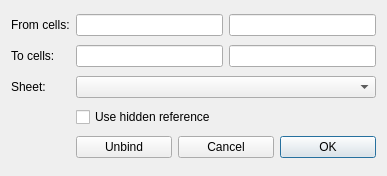
<?xml version="1.0" encoding="UTF-8"?>
<ui version="4.0">
 <class>DlgBindSheet</class>
 <widget class="QDialog" name="DlgBindSheet">
  <property name="geometry">
   <rect>
    <x>0</x>
    <y>0</y>
    <width>387</width>
    <height>176</height>
   </rect>
  </property>
  <property name="windowTitle">
   <string>Bind Spreadsheet Cells</string>
  </property>
  <layout class="QGridLayout" name="gridLayout">
   <item row="0" column="0">
    <widget class="QLabel" name="label_2">
     <property name="text">
      <string>From cells:</string>
     </property>
    </widget>
   </item>
   <item row="0" column="1">
    <widget class="QLineEdit" name="lineEditFromStart"/>
   </item>
   <item row="0" column="2">
    <widget class="QLineEdit" name="lineEditFromEnd"/>
   </item>
   <item row="1" column="0">
    <widget class="QLabel" name="label_3">
     <property name="text">
      <string>To cells:</string>
     </property>
    </widget>
   </item>
   <item row="1" column="1">
    <widget class="Gui::ExpressionLineEdit" name="lineEditToStart"/>
   </item>
   <item row="1" column="2">
    <widget class="Gui::ExpressionLineEdit" name="lineEditToEnd"/>
   </item>
   <item row="2" column="0">
    <widget class="QLabel" name="label">
     <property name="text">
      <string>Sheet:</string>
     </property>
    </widget>
   </item>
   <item row="3" column="1" colspan="2">
    <widget class="QCheckBox" name="checkBoxHREF">
     <property name="toolTip">
      <string>Use hidden reference not avoid creating a depdenecy with referenced object. Use with caution!</string>
     </property>
     <property name="text">
      <string>Use hidden reference</string>
     </property>
    </widget>
   </item>
   <item row="4" column="1" colspan="2">
    <layout class="QHBoxLayout" name="horizontalLayout_5">
     <item>
      <widget class="QPushButton" name="btnDiscard">
       <property name="text">
        <string>Unbind</string>
       </property>
      </widget>
     </item>
     <item>
      <widget class="QPushButton" name="btnCancel">
       <property name="text">
        <string>Cancel</string>
       </property>
      </widget>
     </item>
     <item>
      <widget class="QPushButton" name="btnOk">
       <property name="text">
        <string>OK</string>
       </property>
       <property name="default">
        <bool>true</bool>
       </property>
      </widget>
     </item>
    </layout>
   </item>
   <item row="2" column="1" colspan="2">
    <widget class="QComboBox" name="comboBox"/>
   </item>
  </layout>
 </widget>
 <customwidgets>
  <customwidget>
   <class>Gui::ExpressionLineEdit</class>
   <extends>QLineEdit</extends>
   <header location="global">Gui/ExpressionCompleter.h</header>
  </customwidget>
 </customwidgets>
 <tabstops>
  <tabstop>lineEditFromStart</tabstop>
  <tabstop>lineEditFromEnd</tabstop>
  <tabstop>lineEditToStart</tabstop>
  <tabstop>lineEditToEnd</tabstop>
  <tabstop>comboBox</tabstop>
  <tabstop>checkBoxHREF</tabstop>
  <tabstop>btnOk</tabstop>
  <tabstop>btnCancel</tabstop>
  <tabstop>btnDiscard</tabstop>
 </tabstops>
 <resources/>
 <connections>
  <connection>
   <sender>btnOk</sender>
   <signal>clicked()</signal>
   <receiver>DlgBindSheet</receiver>
   <slot>accept()</slot>
   <hints>
    <hint type="sourcelabel">
     <x>334</x>
     <y>152</y>
    </hint>
    <hint type="destinationlabel">
     <x>193</x>
     <y>87</y>
    </hint>
   </hints>
  </connection>
  <connection>
   <sender>btnCancel</sender>
   <signal>clicked()</signal>
   <receiver>DlgBindSheet</receiver>
   <slot>reject()</slot>
   <hints>
    <hint type="sourcelabel">
     <x>243</x>
     <y>152</y>
    </hint>
    <hint type="destinationlabel">
     <x>193</x>
     <y>87</y>
    </hint>
   </hints>
  </connection>
 </connections>
</ui>
